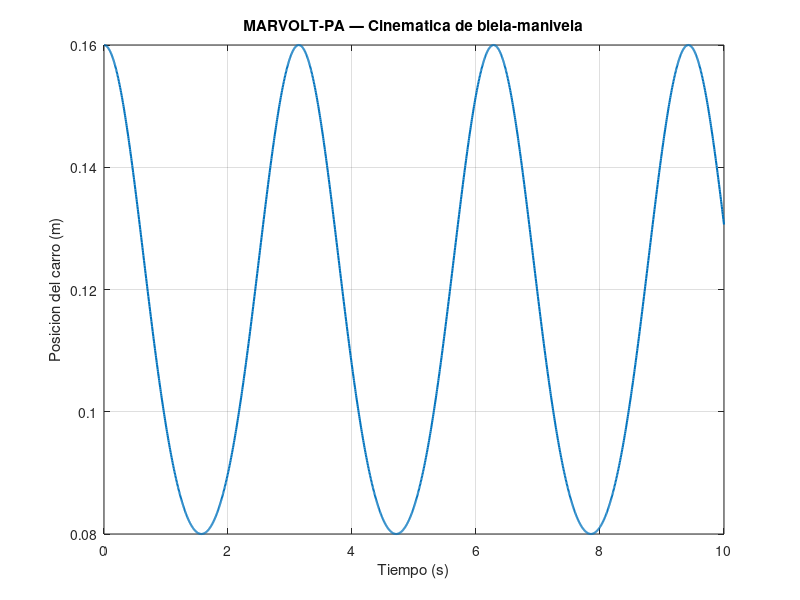
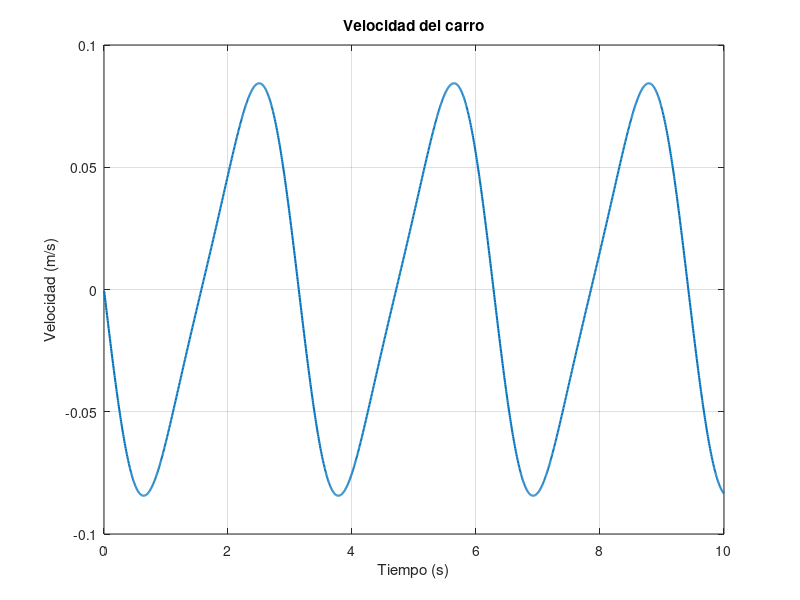
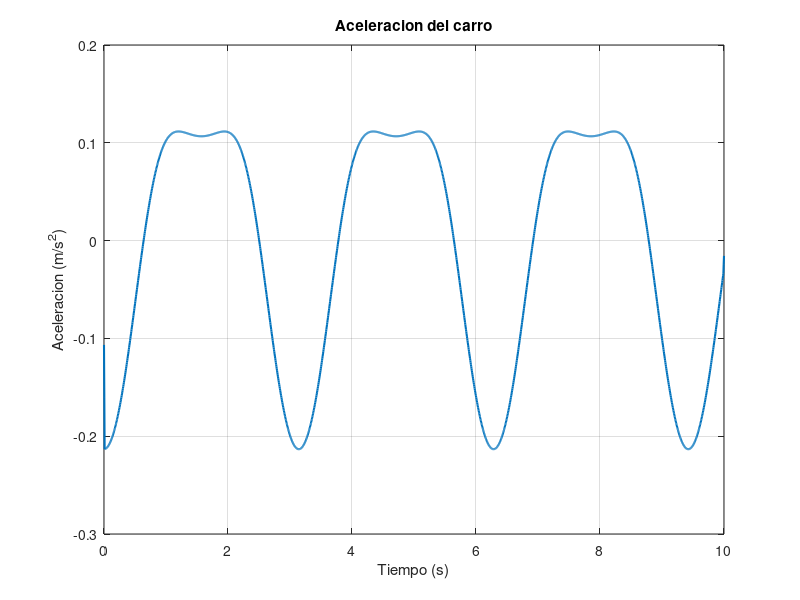

MATLAB code to generate these figures, in order:
clc;
clear;
close all;

% ============================================================
% MODELO 04
% Cinematica de biela-manivela
% ============================================================

% Geometria
r = 0.04;       % radio de manivela [m]
L = 0.12;       % longitud de biela [m]

% Velocidad angular de prueba
omega = 2.0;    % rad/s

% Tiempo
t = linspace(0, 10, 2000);

% Angulo de la manivela
theta = omega * t;

% Posicion del carro
x = r .* cos(theta) + ...
    sqrt(L^2 - (r .* sin(theta)).^2);

% Velocidad numerica
v = gradient(x, t);

% Aceleracion numerica
a = gradient(v, t);

% ============================================================
% RPM
% ============================================================

rpm = omega * 60 / (2*pi);

fprintf('Velocidad angular: %.3f rad/s\n', omega);
fprintf('Velocidad de giro: %.3f RPM\n', rpm);

% ============================================================
% GRAFICA DE POSICION
% ============================================================

figure;

plot(t, x, 'LineWidth', 1.5);

grid on;

xlabel('Tiempo (s)');
ylabel('Posicion del carro (m)');
title('MARVOLT-PA — Cinematica de biela-manivela');

% ============================================================
% GRAFICA DE VELOCIDAD
% ============================================================

figure;

plot(t, v, 'LineWidth', 1.5);

grid on;

xlabel('Tiempo (s)');
ylabel('Velocidad (m/s)');
title('Velocidad del carro');

% ============================================================
% GRAFICA DE ACELERACION
% ============================================================

figure;

plot(t, a, 'LineWidth', 1.5);

grid on;

xlabel('Tiempo (s)');
ylabel('Aceleracion (m/s^2)');
title('Aceleracion del carro');
